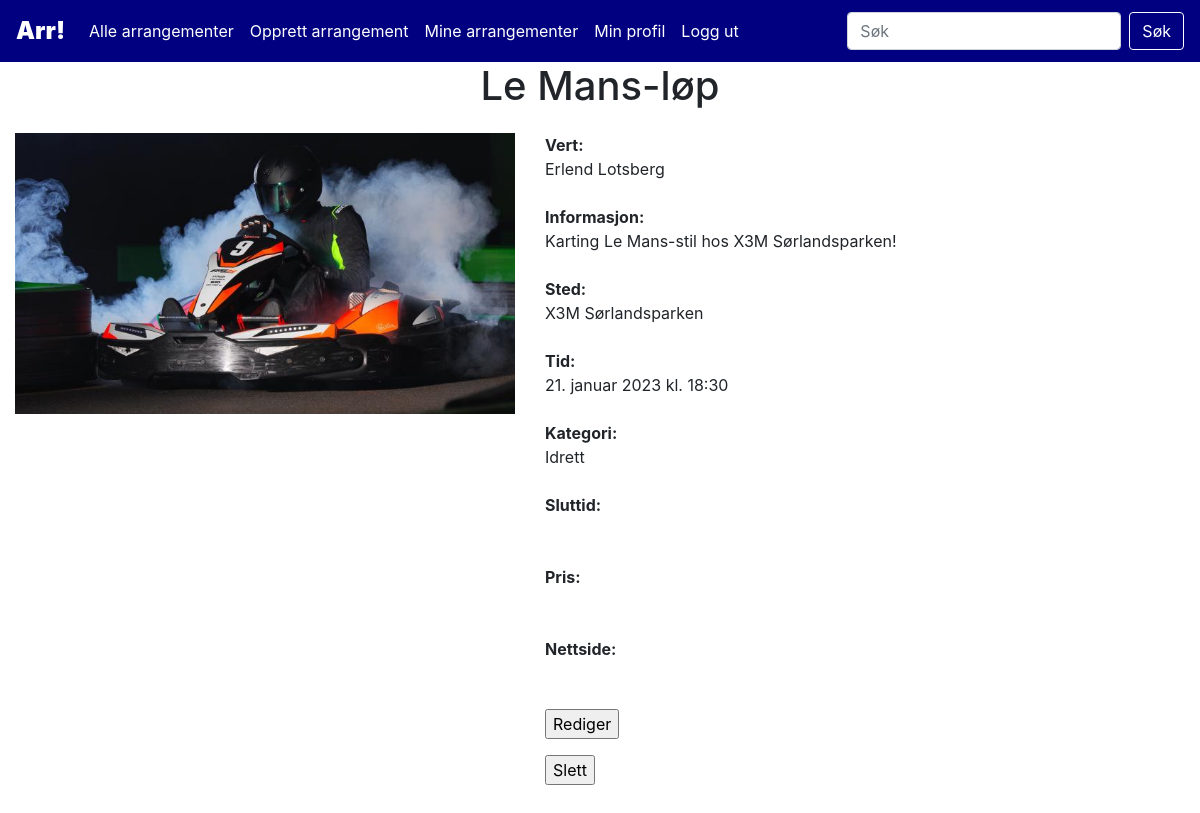
Before: /event.php?event_id=3 (signed in) with the older database file.
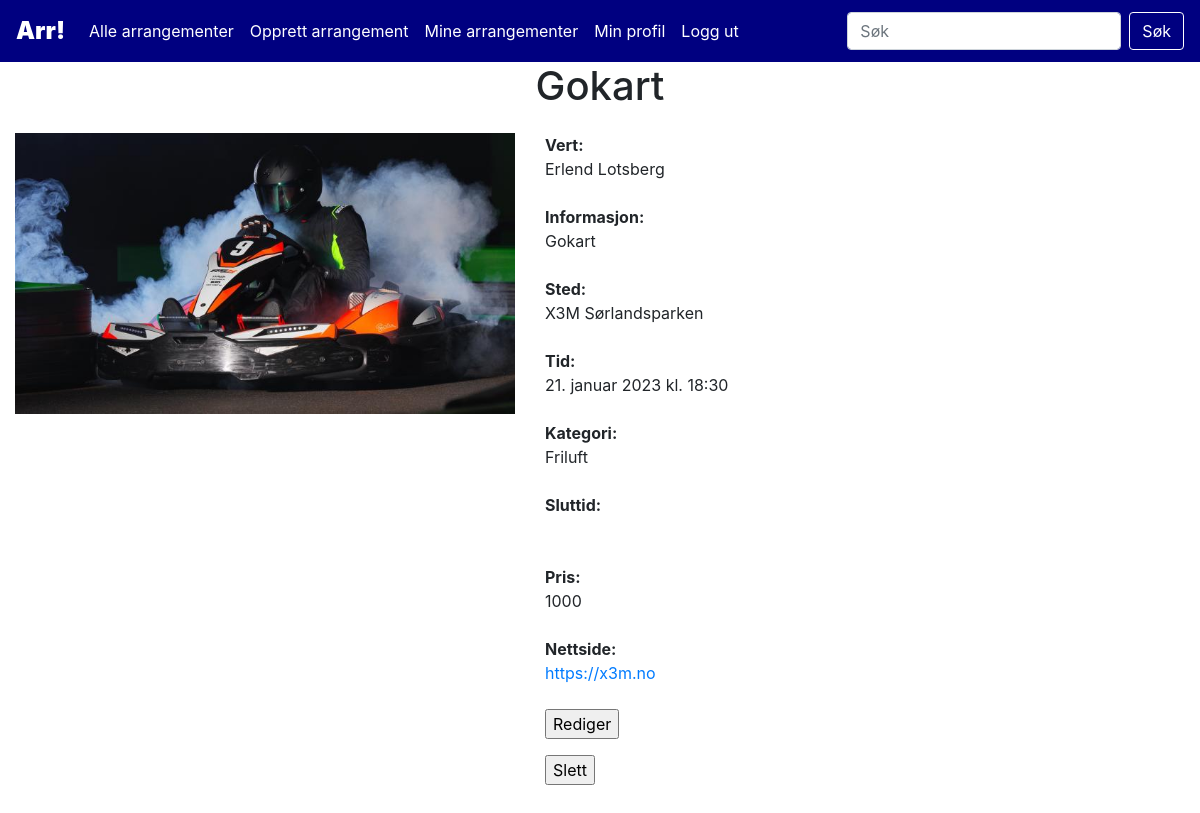
After: the same page with the newer database file.
### tables this page shows
CREATE TABLE `events` (
  `event_id` int(10) NOT NULL,
  `title` varchar(100) NOT NULL,
  `info` varchar(1000) NOT NULL,
  `host` int(10) NOT NULL,
  `location` varchar(200) NOT NULL,
  `time` datetime NOT NULL,
  `category_id` int(10) NOT NULL,
  `endtime` datetime DEFAULT NULL,
  `ticketprice` varchar(10) DEFAULT NULL,
  `website` varchar(200) DEFAULT NULL,
  `img_path` varchar(200) DEFAULT NULL
);

CREATE TABLE `categories` (
  `category_id` int(10) NOT NULL,
  `name` varchar(30) NOT NULL
);

CREATE TABLE `users` (
  `user_id` int(10) NOT NULL,
  `first_name` varchar(50) NOT NULL,
  `last_name` varchar(50) DEFAULT NULL,
  `email` varchar(100) NOT NULL,
  `phone` varchar(15) NOT NULL,
  `password` varchar(300) NOT NULL
);

### assets/lib/class.Event.php (called while the page is built, shortened)
<?php
class Event{
    function singleEvent($event_id){
        $dbConn = new DbConn();
        $conn = $dbConn->connect();
        $sql = "SELECT event_id, title, info, host, first_name, last_name, location, time, name, endtime, ticketprice, website
        FROM events
        INNER JOIN eventhandling.users ON users.user_id = events.host
        INNER JOIN eventhandling.categories ON categories.category_id = events.category_id
        WHERE event_id = $event_id;";
        $result = $conn->query($sql);
        return $result;
    }
}
?>

### assets/lib/class.Display.php (called while the page is built, shortened)
<?php
    class Display{
        function translateMonth($month){
            return $translated = match($month){
                "January"=>"januar",
                "February"=>"februar",
                "March"=>"mars",
                "April"=>"april",
                "May"=>"mai",
                "June"=>"juni",
                "July"=>"juli",
                "August"=>"august",
                "September"=>"september",
                "October"=>"oktober",
                "November"=>"november",
                "December"=>"desember"
            };
        }
        function formatDatetime($datetime){
            $formattedDatetime = $datetime->format('j.') . " " . self::translateMonth($datetime->format('F')) . " " . $datetime->format('Y') . " kl. " . $datetime->format('H:i');
            return $formattedDatetime;
        }
    }
?>

### event.php (the view, shortened to what this page needs)
<?php
require dirname(__DIR__)."/www/assets/inc/header.php";
require dirname(__DIR__)."/www/assets/lib/class.Event.php";
require dirname(__DIR__)."/www/assets/lib/class.Display.php";
?>
<?php
$eventID = $_REQUEST['event_id'];
$event = new Event();
$result = $event->singleEvent($eventID);
$thisEvent = $result->fetch_object();
$dateFormat = new Display();
$datetimeStart = new DateTimeImmutable($thisEvent->time);
$formattedStart = $dateFormat->formatDatetime($datetimeStart);
if(file_exists("assets/img/event" . $thisEvent->event_id . ".jpg")) $img = "assets/img/event" . $thisEvent->event_id . ".jpg";
else $img = "assets/img/stock.png";
echo
"<div class='event-page main'>
    <div class='event-page-title'>
        <h1>" . $thisEvent->title . "</h1>
    </div>
    <div class='event-page-content-middle'>
        <div class='event-page-img'>
            <img src='" . $img . "' alt='Arrangementsbilde'>
        </div>
        <div class='event-page-content-right'>
            <strong>Vert:<br></strong> $thisEvent->first_name $thisEvent->last_name<br><br>
            <strong>Informasjon:<br></strong> $thisEvent->info<br><br>
            <strong>Sted:<br></strong> $thisEvent->location<br><br>
            <strong>Tid:<br></strong> $formattedStart<br><br>
            <strong>Kategori:<br></strong> $thisEvent->name<br><br>
            <strong>Sluttid:<br></strong> $formattedEnd<br><br>
            <strong>Pris:<br></strong> $thisEvent->ticketprice<br><br>
            <strong>Nettside:<br></strong> <a href='$thisEvent->website' target='_blank'>$thisEvent->website</a><br><br>";
            if($thisEvent->host == $_SESSION['USER_ID']){
                echo
                "<form method='post' action='editevent.php'>
                <input type='hidden' name='eventID' value='$eventID'>
                    <input type='submit' value='Rediger' />
                </form>
                <form method='post'>
                <input type='hidden' name='eventID' value='$eventID'>
                    <input type='submit' name='delete' value='Slett' />
                </form>";
            }
        echo
        "</div>
    </div>
    <div class='event-page-content-bottom'>
    </div>
</div>";
?>

Changed rows visible on the page:
changed events "X3M Sørlandsparken": title "Le Mans-løp" → "Gokart"; info "Karting Le Mans-stil hos X3M Sørlandsparken!" → "Gokart"; category.name "Idrett" → "Friluft"; ticketprice (not shown) → "1000"; website (not shown) → "https://x3m.no"
